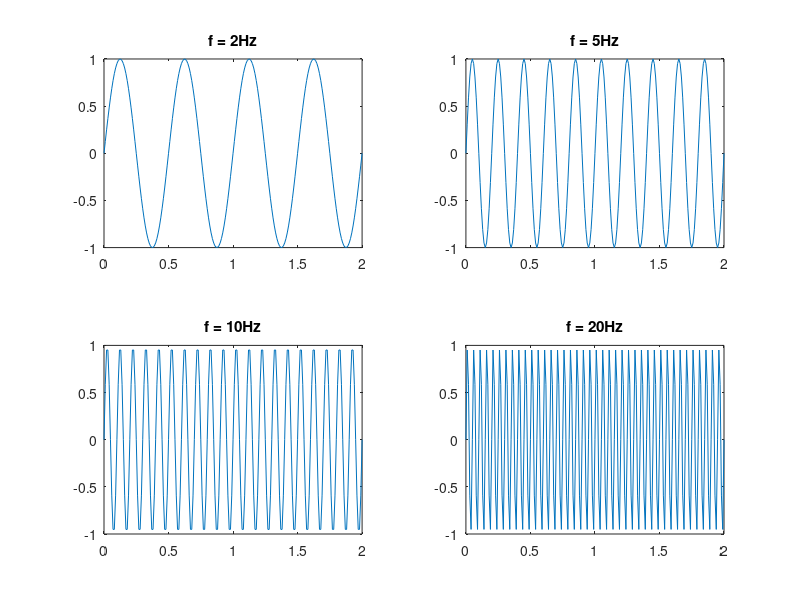

The MATLAB source for this figure:
t = 0:0.01:2;
f1 = 2; f2 = 5; f3 = 10; f4 = 20;

subplot(2,2,1);
y1 = sin(2*pi*f1*t);
plot(t,y1);
title("f = 2Hz");

subplot(2,2,2);
y2 = sin(2*pi*f2*t);
plot(t,y2);
title("f = 5Hz");

subplot(2,2,3);
y3 = sin(2*pi*f3*t);
plot(t,y3);
title("f = 10Hz");

subplot(2,2,4);
y4 = sin(2*pi*f4*t);
plot(t,y4);
title("f = 20Hz");
